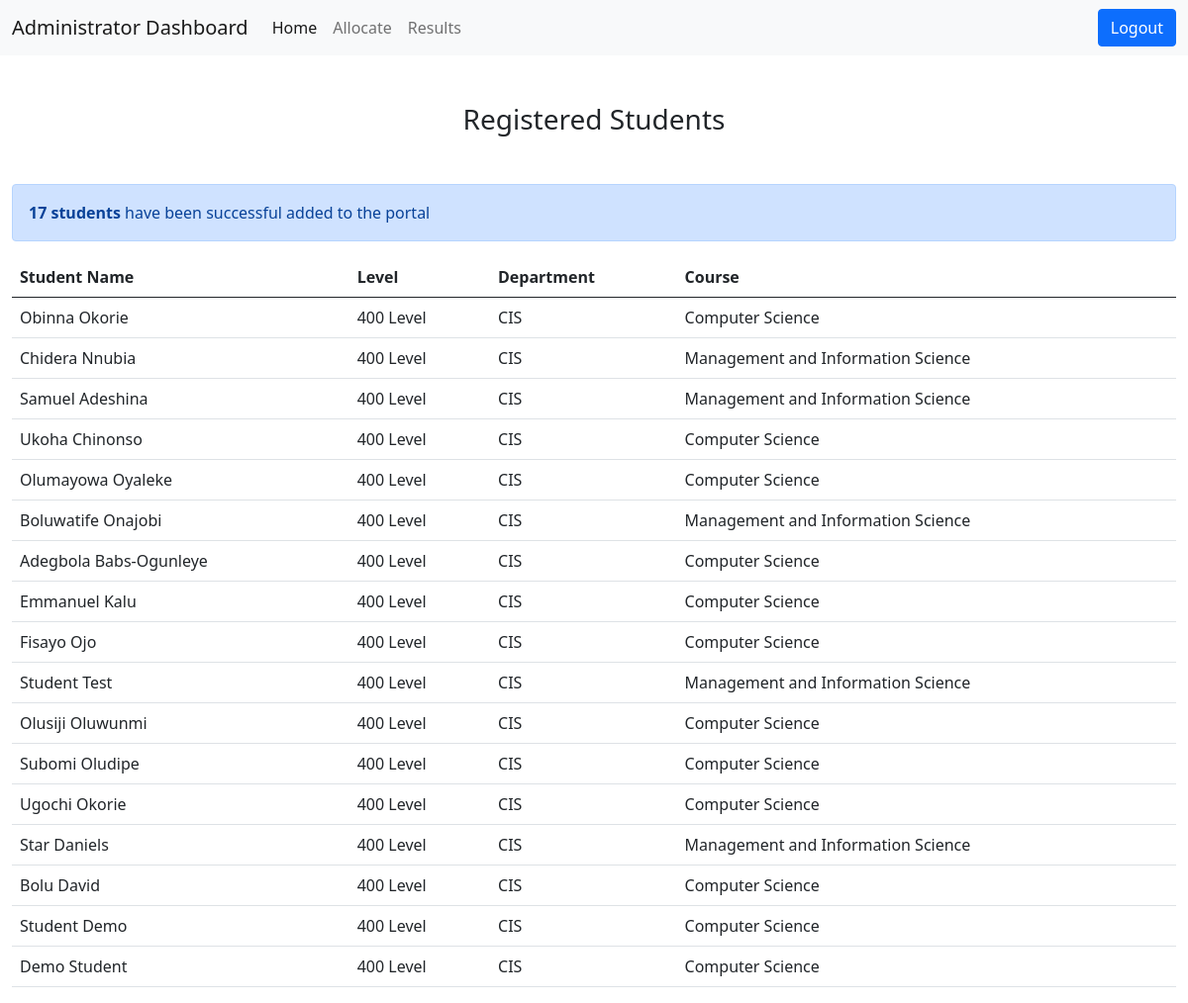
Screenshot of /dashboard/admin/students (signed in) with the database file from the repository.
### accounts/models.py (models this page shows, shortened)
class Students(models.Model):
    LEVEL = (
        ('400 Level', '400 Level'),
        ('500 Level', '500 Level'),
    )
    DEPARTMENT = (
        ('CIS', 'Computer and Information Science'),
    )
    COURSE = (
        ('Computer Science', 'Computer Science'),
        ('Management and Information Science', 'Management and Information Science'),
    )
    student = models.OneToOneField(User, on_delete=models.CASCADE, null=False)
    level = models.CharField(max_length=200, choices=LEVEL)
    department = models.CharField(max_length=200, choices=DEPARTMENT)
    course = models.CharField(max_length=200, choices=COURSE)
    class Meta:
        verbose_name_plural = 'Students'

### accounts/views.py (the view)
# urls.py: path('dashboard/admin/students', views.total_students, name='total_students'),
@login_required
def total_students(request):
    mystudents = Students.objects.all()
    mystudents_count = mystudents.count()
    context ={
        'mystudents' : mystudents,
        'mystudents_count' : mystudents_count
    }
    return render(request, 'accounts/admin/total_students.html', context)

### accounts/models.py (called while the page is built)
def get_full_name(self):
    return str(self.first_name) + " " + str(self.last_name)

### accounts/templates/accounts/admin/total_students.html (shortened to what this page needs)
{% extends "accounts/admin/base_admin.html" %}
{% load static %}
{% block content %}
<div class="text-center mt-5 mb-5">
    <h3>Registered Students</h3>
</div>
<div class="alert alert-primary mt-3 role="alert">
    <strong>{{ mystudents_count }}{% if mystudents_count == 0 %} student {% else %} students {% endif %}</strong> have been successful added to the portal
</div>
<table class="table table-hover">
    <thead>
      <tr>
        <th scope="col">Student Name</th>
        <th scope="col">Level</th>
        <th scope="col">Department</th>
        <th scope="col">Course</th>
      </tr>
    </thead>
    <tbody>
        {% for student  in mystudents %}
        <tr>
            <td>{{ student.student }}</td>
            <td>{{ student.level }}</td>
            <td>{{ student.department }}</td>
            <td>{{ student.course }}</td>
          </tr>
        {% endfor %}
    </tbody>
  </table>
{% endblock %}

### rows the page displays
Students: student "Obinna Okorie", level "400 Level", department "CIS", course "Computer Science"
Students: student "Chidera Nnubia", level "400 Level", department "CIS", course "Management and Information Science"
Students: student "Samuel Adeshina", level "400 Level", department "CIS", course "Management and Information Science"
Students: student "Ukoha Chinonso", level "400 Level", department "CIS", course "Computer Science"
Students: student "Olumayowa Oyaleke", level "400 Level", department "CIS", course "Computer Science"
Students: student "Boluwatife Onajobi", level "400 Level", department "CIS", course "Management and Information Science"
Students: student "Adegbola Babs-Ogunleye", level "400 Level", department "CIS", course "Computer Science"
Students: student "Emmanuel Kalu", level "400 Level", department "CIS", course "Computer Science"
Students: student "Fisayo Ojo", level "400 Level", department "CIS", course "Computer Science"
Students: student "Student Test", level "400 Level", department "CIS", course "Management and Information Science"
Students: student "Olusiji Oluwunmi", level "400 Level", department "CIS", course "Computer Science"
Students: student "Subomi Oludipe", level "400 Level", department "CIS", course "Computer Science"
Students: student "Ugochi Okorie", level "400 Level", department "CIS", course "Computer Science"
Students: student "Star Daniels", level "400 Level", department "CIS", course "Management and Information Science"
Students: student "Bolu David", level "400 Level", department "CIS", course "Computer Science"
Students: student "Student Demo", level "400 Level", department "CIS", course "Computer Science"
Students: student "Demo Student", level "400 Level", department "CIS", course "Computer Science"

### other values shown
{{ mystudents_count }} "17"
